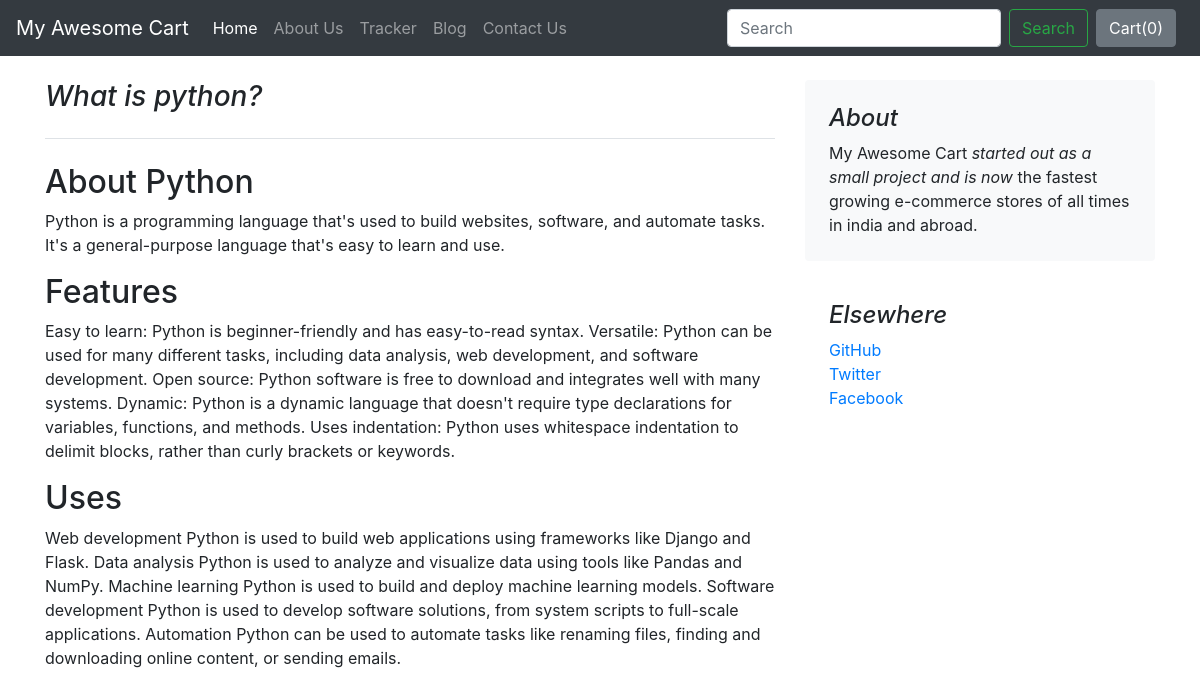
The app's page /blog/blogpost/3 with its own data.
### blog/models.py (models this page shows)
class Blogpost(models.Model):
    post_id = models.AutoField(primary_key= True)
    title = models.CharField(max_length=50)
    head0 = models.CharField(max_length=500, default="")
    chead0 = models.CharField(max_length=5000, default="")
    head1 = models.CharField(max_length=500, default="")
    chead1 = models.CharField(max_length=5000, default="")
    head2 = models.CharField(max_length=500, default="")
    chead2 = models.CharField(max_length=5000, default="")
    pub_date = models.DateField()
    thumbnail = models.ImageField(upload_to='shop/images', default="")
    def __str__(self):
        return self.title

### blog/views.py (the view)
# urls.py: path('blogpost/<int:id>', views.blogpost,name="blogPost"),
def blogpost(request, id):
    post = Blogpost.objects.filter(post_id=id)[0]
    print(post)
    return render(request, 'blog/blogpost.html', {'post': post})

### blog/templates/blog/blogpost.html
{% extends 'blog/basic.html' %}
{% block body %}
<div class="container">
    <div class="row mt-4">
        <div class="col-md-8 blog-main">
            <h3 class="pb-4 mb-4 font-italic border-bottom">
                {{post.title}}
            </h3>
            <div class="blog-post">
                <h2 class="blog-post-title">{{post.head0}}</h2>
                <p>{{post.chead0}}</p>
                <h2>{{post.head1}}</h2>
                <p>{{post.chead1}}</p>
                <h2>{{post.head2}}</h2>
                <p>{{post.chead2}}</p>
            </div>
        </div>
        <aside class="col-md-4 blog-sidebar">
            <div class="p-4 mb-3 bg-light rounded">
                <h4 class="font-italic">About</h4>
                <p class="mb-0">My Awesome Cart <em>started out as a small project and is now</em> the fastest growing e-commerce stores of all times in india and abroad.</p>
            </div>
            <div class="p-4">
                <h4 class="font-italic">Elsewhere</h4>
                <ol class="list-unstyled">
                    <li><a href="#">GitHub</a></li>
                    <li><a href="#">Twitter</a></li>
                    <li><a href="#">Facebook</a></li>
                </ol>
            </div>
        </aside>
    </div>
</div>
{% endblock %}

### records on screen
Blogpost: title "What is python?", head0 "About Python", chead0 "Python is a programming language that's used to build websites, software, and automate tasks. It's a general-purpose language that's easy to learn and use.", head1 "Features", chead1 "Easy to learn: Python is beginner-friendly and has easy-to-read syntax. Versatile: Python can be used for many different tasks, including data analysis, web development, and software development. Open source: Python software is free to download and integrates well with many systems. Dynamic: Python is a dynamic language that doesn't require type declarations for variables, functions, and methods. Uses indentation: Python uses whitespace indentation to delimit blocks, rather than curly brackets or keywords.", head2 "Uses", chead2 "Web development Python is used to build web applications using frameworks like Django and Flask. Data analysis Python is used to analyze and visualize data using tools like Pandas and NumPy. Machine learning Python is used to build and deploy machine learning models. Software development Python is used to develop software solutions, from system scripts to full-scale applications. Automation Python can be used to automate tasks like renaming files, finding and downloading online content, or sending emails."
